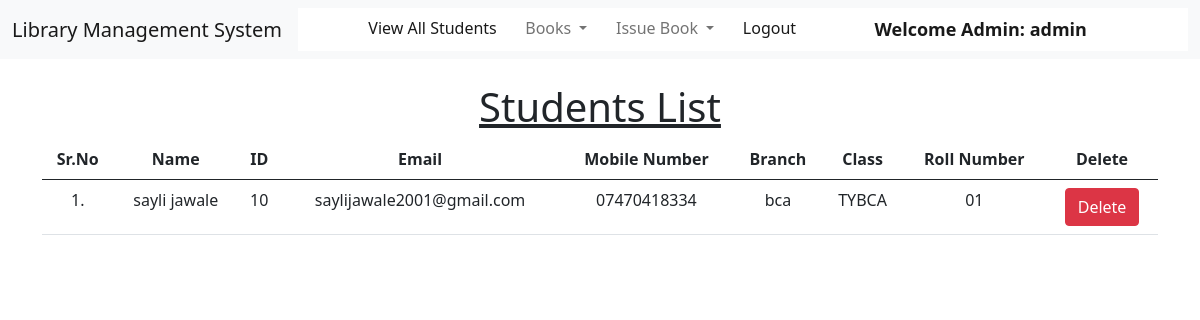
Screenshot of /view_students/ (signed in) with the database file from the repository.
### library/models.py (models this page shows, shortened)
class Student(models.Model):
    user = models.OneToOneField(User, on_delete=models.CASCADE)
    classroom = models.CharField(max_length=10)
    branch = models.CharField(max_length=10)
    roll_no = models.CharField(max_length=3, blank=True)
    phone = models.CharField(max_length=10, blank=True)
    image = models.ImageField(upload_to="", blank=True)

### library/views.py (the view)
# urls.py: path("view_students/", views.view_students, name="view_students"),
@login_required(login_url = '/admin_login')
def view_students(request):
    students = Student.objects.all()
    return render(request, "view_students.html", {'students':students})

### library/templates/view_students.html (shortened to what this page needs)
{% extends 'admin_navbar.html' %}
{% load static %}
{% block body %}
<div class="container mt-4">
    <h1 class="text-center"><u>Students List</u></h1>
    <table class="table table-hover" id="example">
        <thead>
            <tr class="text-center">
                <th>Sr.No</th>
                <th>Name</th>
                <th>ID</th>
                <th>Email</th>
                <th>Mobile Number</th>
                <th>Branch</th>
                <th>Class</th>
                <th>Roll Number</th>
                <th>Delete</th>
            </tr>
        </thead>
        <tbody>
            {% for student in students %}
            <tr class="text-center">
                <td>{{forloop.counter}}.</td>
                <td>{{student.user.get_full_name}}</td>
                <td>{{student.user.id}}</td>
                <td>{{student.user.email}}</td>
                <td>{{student.phone}}</td>
                <td>{{student.branch}}</td>
                <td>{{student.classroom}}</td>
                <td>{{student.roll_no}}</td>
                <td><a href="/delete_student/{{student.id}}/" class="btn btn-danger" onclick="return alert('Are you sure you want to delete this student?')">Delete</a></td>
            </tr>
            {% endfor %}
        </tbody>
    </table>
    </div>
{% endblock %}

### library/templates/admin_navbar.html (shortened to what this page needs)
<!doctype html>
<html lang="en">
  <head>
    <link href="https://cdn.jsdelivr.net/npm/bootstrap@5.1.0/dist/css/bootstrap.min.css" rel="stylesheet">
    <link rel="stylesheet" href="https://cdn.datatables.net/1.10.25/css/jquery.dataTables.min.css">
    <link rel="stylesheet" href="https://cdn.datatables.net/buttons/1.7.1/css/buttons.dataTables.min.css">
  </head>
  <body>
    <nav class="navbar navbar-expand-lg navbar-light bg-light">
        <div class="container-fluid">
          <a class="navbar-brand" href="#">Library Management System</a>
          <div class="collapse navbar-collapse base" id="navbarSupportedContent">
            <ul class="navbar-nav me-auto mb-2 mb-lg-0">
              <li class="nav-item">
                <a class="nav-link active" aria-current="page" href="/view_students/">View All Students</a>
              </li>
              <li class="nav-item dropdown">
                <a class="nav-link dropdown-toggle" href="#" id="navbarDropdown" role="button" data-bs-toggle="dropdown" aria-expanded="false">
                  Books
                </a>
              </li>
              <li class="nav-item dropdown">
                <a class="nav-link dropdown-toggle" href="#" id="navbarDropdown" role="button" data-bs-toggle="dropdown" aria-expanded="false">
                  Issue Book
                </a>
              </li>
              <li class="nav-item">
                <a class="nav-link active" aria-current="page" href="/logout/">Logout</a>
              </li>
              <li class="nav-item">
                <a style="font-weight:600; font-family:'Segoe UI', Tahoma, Geneva, Verdana, sans-serif; font-size: large;" class="nav-link active" href="#">Welcome Admin: {{request.user}}</a>
              </li>
            </ul>
          </div>
        </div>
      </nav>
      {% block body %}
      {% endblock %}
  </body>
</html>

### library/templates/admin_navbar.html (style rules this page uses)
.base { color:black; background:white; margin:0; padding:0; text-align:center; }

### rows the page displays
Student: user.get_full_name "sayli jawale", user.id "10", user.email "saylijawale2001@gmail.com", phone "07470418334", branch "bca", classroom "TYBCA", roll_no "01"

### other values shown
{{ request.user }} "admin"
